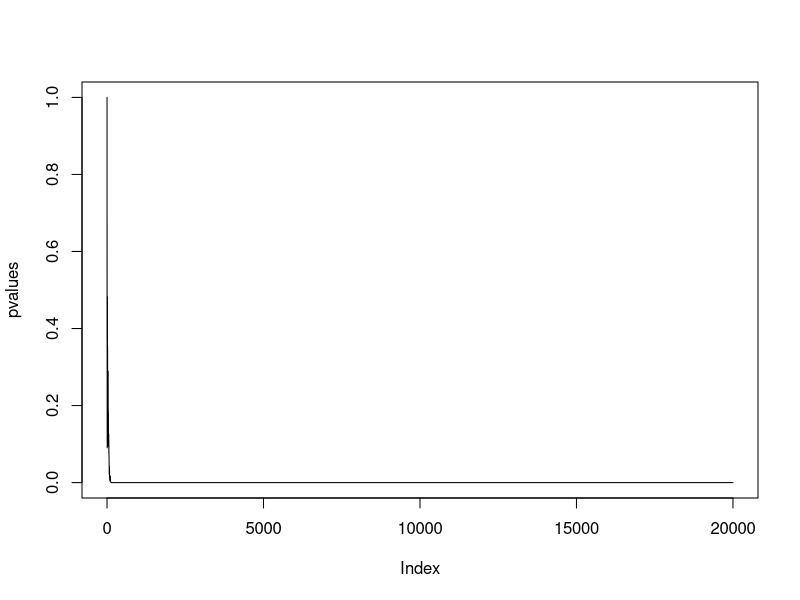
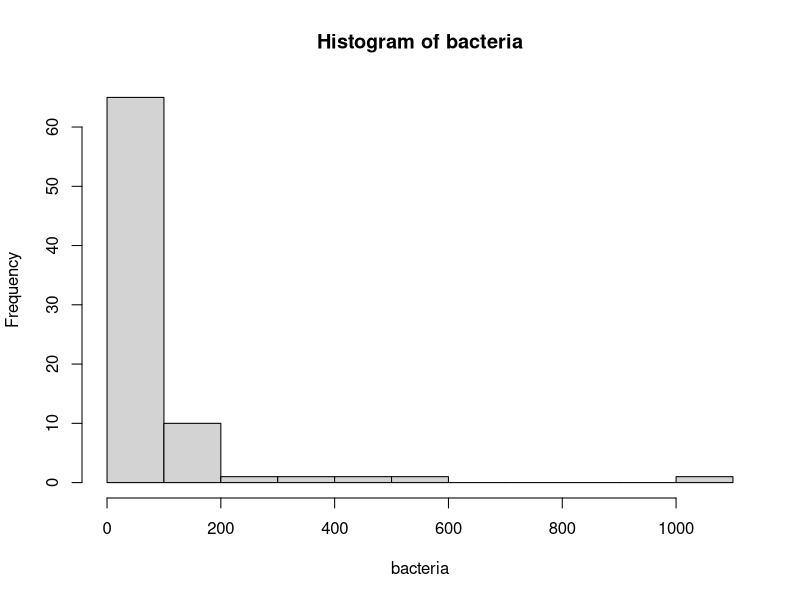
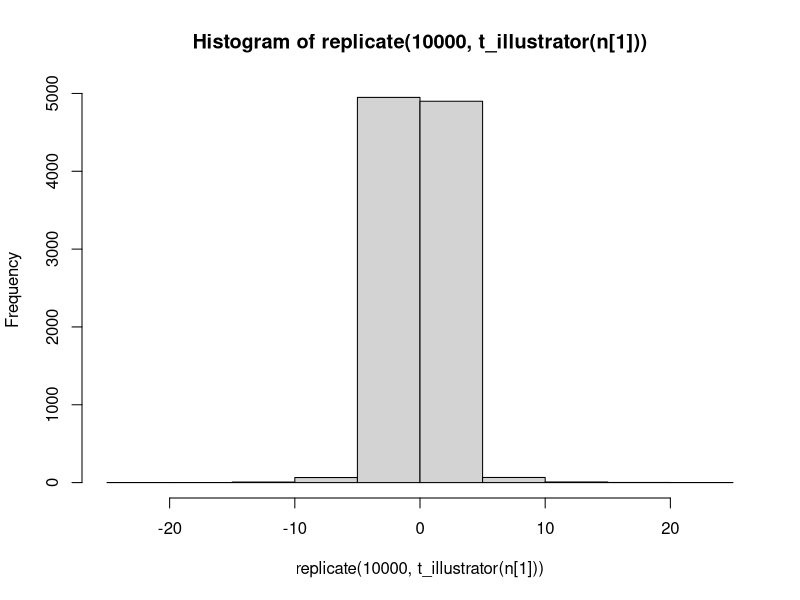
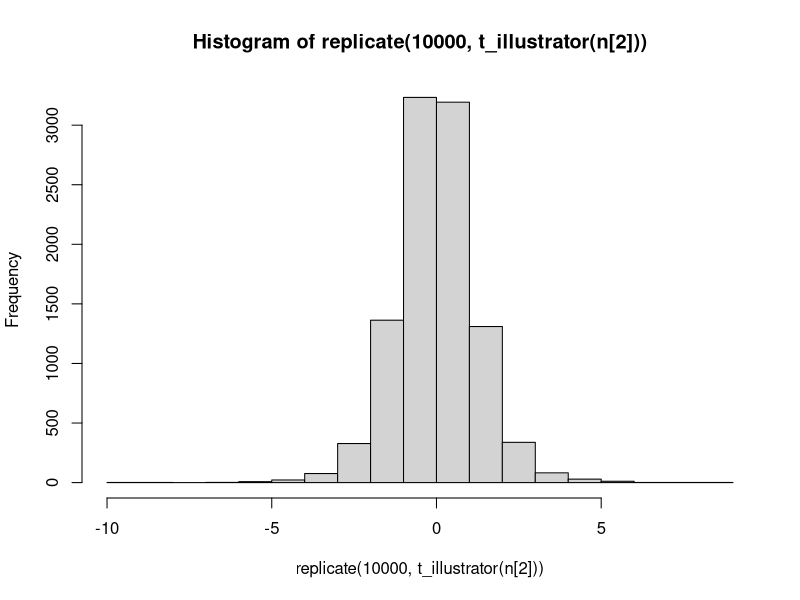
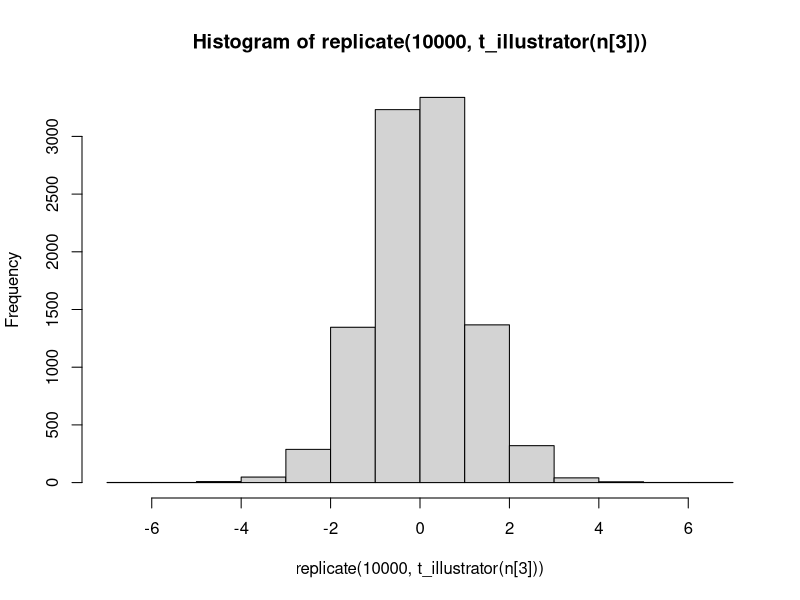
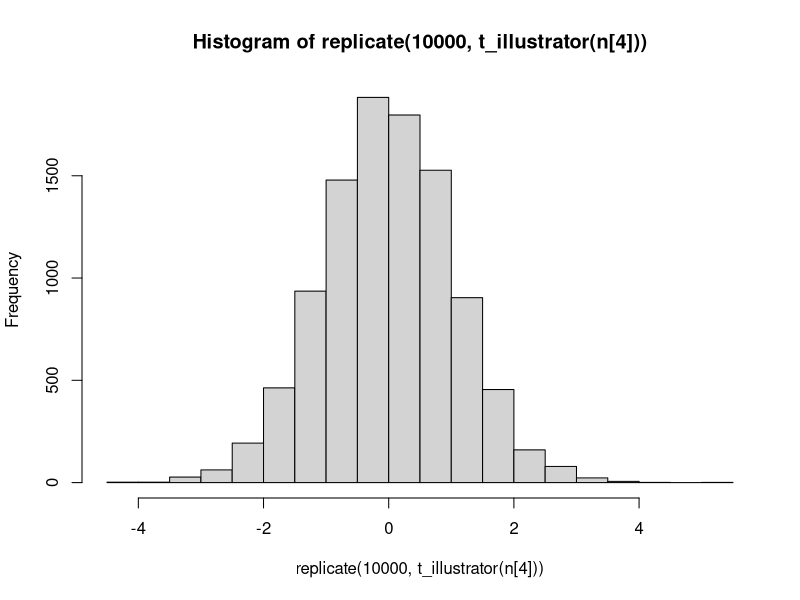
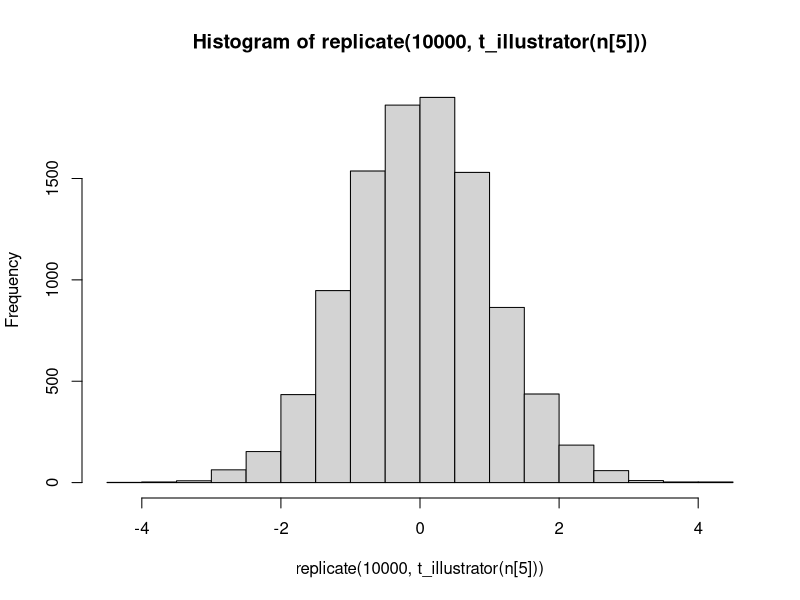
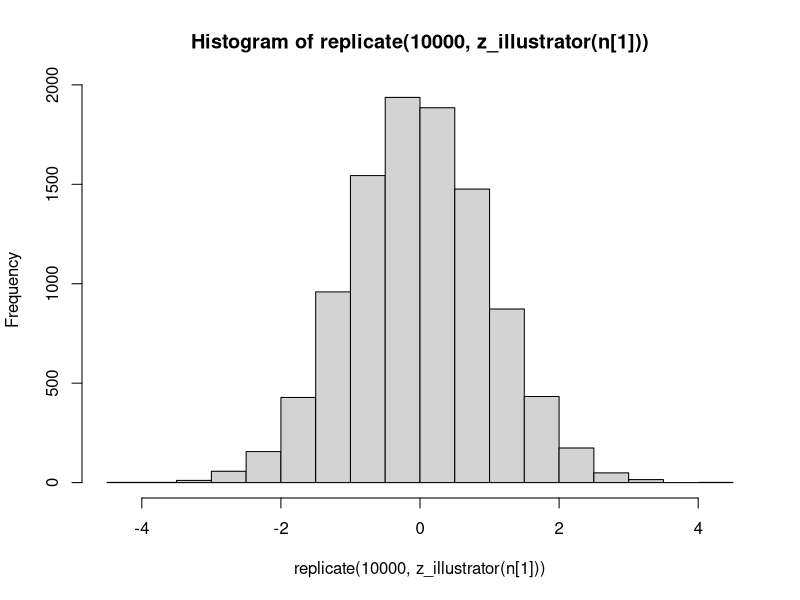

These figures' R source, in order:
## ---- chunk 1
# review 1

#a
# consistency: there is an "n" for which the estimator
# will match the parameter.

#convergence to the truth and low variability --> 
# --> increasingly so as n increases

# it is often easiest to show that
# 1: theta hat is unbiased for theta
    # E(theta-hat) = theta
#2: limit as n goes to infinity of variance of theta is 0
# discussed in week 4

#b 
# H0: µ = 20
# HA: µ ≠ 20

pvalues <- c()
pvalues[1] <- 1
x <- rnorm(1,19,3)
alpha <- 0.01
n <- 20000

for(i in 2:n){
  x[i] <- rnorm(1,19,3)
  out <- t.test(x[1:i], mu=20, alternative="less",
                conf.level=1-alpha)
  pvalues[i] <- out$p.value
}
plot(pvalues, type="l") 
#this looks to be approaching 0
# with very little variability


#review 2
bacteria <- c(8.84,1.97,11.06,8.42,13.91,
              139.34,57.44,12.96,345.36,
              18.36,22.75,112.79,40.72,
              3.42,30.4,159.62,13.08,0.8,
              16.09,4.24,65.57,0.46,26.25,
              0.26,40.61,35.62,13.35,3.09,
              0.61,169.92,73.75,9.83,36.03,
              6.55,3.01,201.88,424.68,0.92,
              5.55,7.47,1.77,107.22,580.39,
              2.07,182.48,6.04,55.17,22.47,
              34.5,17.72,56.91,4.53,3.52,
              2.11,1083.5,39.62,150.3,4.14,
              1.7,3.61,1.86,160.22,3.56,2.85,
              51.34,93.2,30.88,0.76,1.14,
              4.68,4.48,138.21,31.21,1.54,
              6.77,24.9,10.59,51.9,102.88,4.58)

#a
hist(bacteria)
# this data is not even close to normal
# there is a huge concentration between 0 and 200, with 
# very little data outside of that bound 

#b
out <- t.test(bacteria, conf.level=0.99, mu=30)
out$conf.int

#c
#bootstrapping!
#covered in week 11

B <- 10000
xbars <- c()
alpha <- 0.01 #already have this somewhere but its good practice to put here

for(b in 1:B){
  x <- sample(bacteria, size=length(bacteria), replace=TRUE)
  xbars[b] <- mean(x)
}
quantile(xbars, c(alpha/2, 1-alpha/2))
# answer is slightly different from Dalton's
# this is due to randomness in the sampling

#d
#since 30 is not contained in this CI, reject the null hypothesis
# at a 0.01 significance level

#based on part b, we would fail to reject the null hypothesis at
# the same significance level



#review 3
# CLT and T-dist

n <- c(4,8,12,30,100)

t_illustrator <- function(n){
  x <- rnorm(n,10,1)
  return((mean(x)-10)/(sd(x)/sqrt(n)))
}
z_illustrator <- function(n){
  x <- rnorm(n,10,1)
  return((mean(x)-10)/(1/sqrt(n)))
}

hist(replicate(10000,t_illustrator(n[1])))
hist(replicate(10000,t_illustrator(n[2])))
hist(replicate(10000,t_illustrator(n[3])))
hist(replicate(10000,t_illustrator(n[4])))
hist(replicate(10000,t_illustrator(n[5])))

hist(replicate(10000,z_illustrator(n[1])))
hist(replicate(10000,z_illustrator(n[2])))
hist(replicate(10000,z_illustrator(n[3])))
hist(replicate(10000,z_illustrator(n[4])))
# this is where we achieve approximate normality (n=30)
# this may not always be the case, but it is often true that n=30
# is the minimum threashold for approximate normality

hist(replicate(10000,z_illustrator(n[5])))
# from the beginning we have approximate normality here;
# this is because our variance is 1

#z is used when sigma is known, and t is used when sigma is unknown
# they are used in different situations, so both are important
# to know depending on the situation you are in

